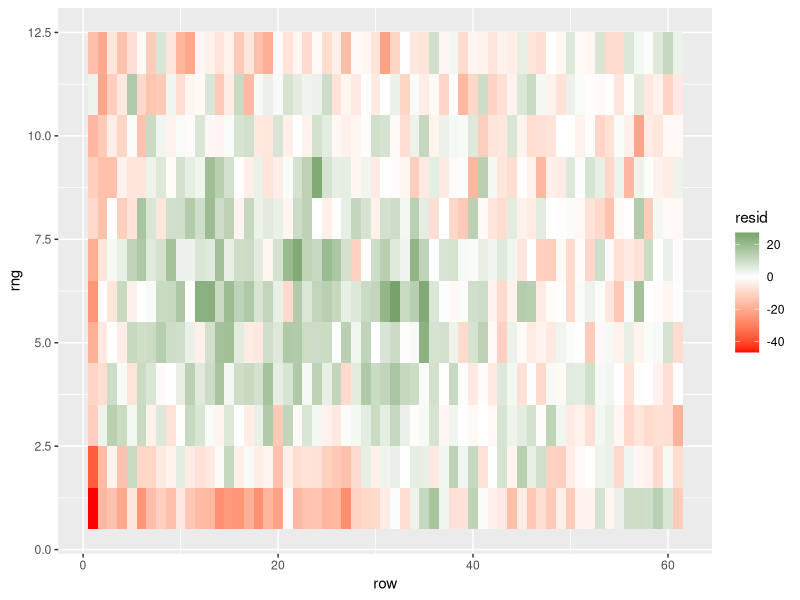
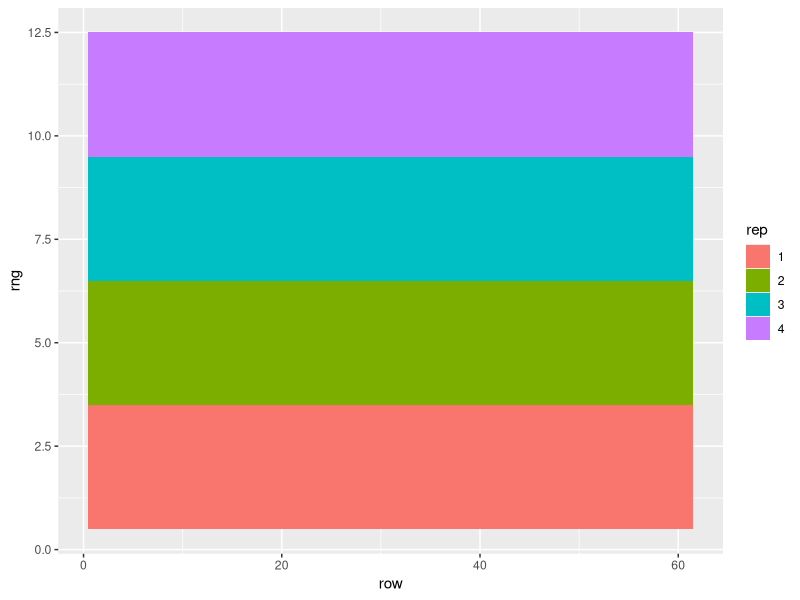
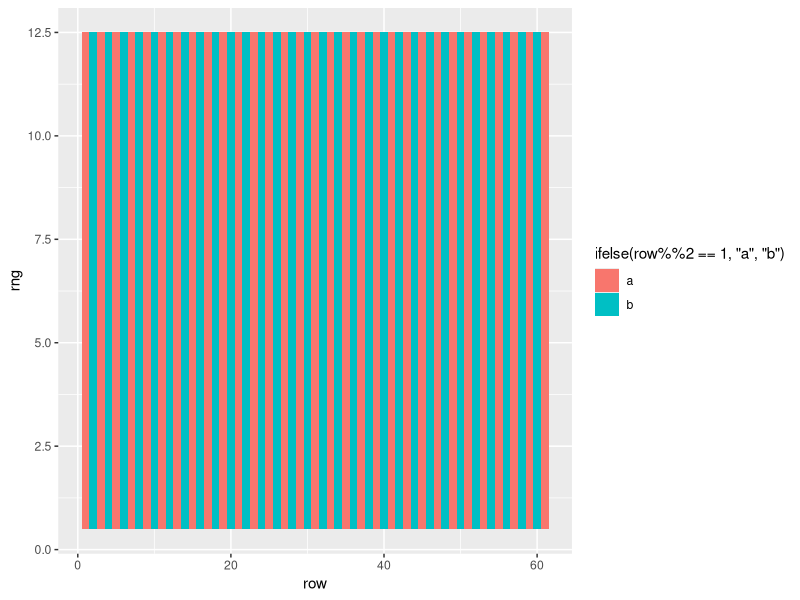

These charts were generated, in order, by the following R code:
library(tidyverse)
library(broom)
# load the full tidyverse just to keep things simple 

# first load our nursery data

nurs_data <- read_csv("./input_data/nursery_data_2019/plot_means.csv") |> 
  rename(rng = range) |> 
  select(rng, row, leaf_hgt_2020)

nurs_plan <- read_csv("./input_data/nursery_data_2019/field_plan.csv") |> 
  rename(population = blk) |> 
  select(-old_plant_no)

nurs_2 <- left_join(nurs_plan, nurs_data) |> 
  mutate_at(vars(rep), as.character)

head(nurs_2)

mod <- lm(leaf_hgt_2020 ~ rng + row + hs, data = nurs_2)
summary(aov(mod))

nurs_3 <- nurs_2 |> 
  transmute(rng, row, rep, resid = mod$residuals)

######## moisture gradient within a field

# finally, make our plot
nurs_3 |> 
  ggplot(aes(x = row, y = rng)) + 
  geom_tile(aes(fill = resid)) + 
  # lets make a gradient
  # we need to supply a value for our gradient
  scale_fill_gradient2(low = "red", midpoint = median(nurs_3$resid), high = "darkgreen")

# thus we can see pattern of spatial variation within the nursery (wet and dry portions, edge effects)

# https://ggplot2.tidyverse.org/reference/scale_gradient.html

#### trivial but very useful below, especially when your fields get complicated! #########

# answer the question of whether we made/ numbered our field plan correctly

nurs_3 |> 
  ggplot(aes(x = row, y = rng)) + 
  geom_tile(aes(fill = rep))

# test if rows are correctly coded even / odd
nurs_3 |> 
  ggplot(aes(x = row, y = rng)) + 
  # note modulus operator to test for odd
  geom_tile(aes(fill = ifelse(row %% 2 == 1, "a", "b")))
